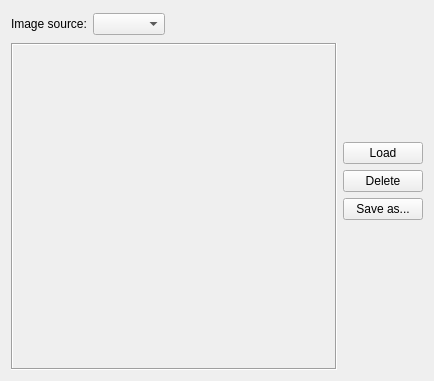
<?xml version="1.0" encoding="UTF-8"?>
<ui version="4.0">
 <class>CoverEditor</class>
 <widget class="QWidget" name="CoverEditor">
  <property name="geometry">
   <rect>
    <x>0</x>
    <y>0</y>
    <width>434</width>
    <height>381</height>
   </rect>
  </property>
  <property name="windowTitle">
   <string notr="true">Cover Editor</string>
  </property>
  <layout class="QGridLayout" name="gridLayout">
   <item row="0" column="0" colspan="2">
    <layout class="QHBoxLayout" name="horizontalLayout">
     <item>
      <widget class="QLabel" name="label">
       <property name="text">
        <string>Image source:</string>
       </property>
      </widget>
     </item>
     <item>
      <widget class="QComboBox" name="sourceComboBox"/>
     </item>
     <item>
      <spacer name="horizontalSpacer">
       <property name="orientation">
        <enum>Qt::Horizontal</enum>
       </property>
       <property name="sizeHint" stdset="0">
        <size>
         <width>210</width>
         <height>26</height>
        </size>
       </property>
      </spacer>
     </item>
    </layout>
   </item>
   <item row="1" column="0" rowspan="5">
    <widget class="QFrame" name="frame">
     <property name="sizePolicy">
      <sizepolicy hsizetype="Expanding" vsizetype="Preferred">
       <horstretch>0</horstretch>
       <verstretch>0</verstretch>
      </sizepolicy>
     </property>
     <property name="frameShape">
      <enum>QFrame::Box</enum>
     </property>
     <property name="frameShadow">
      <enum>QFrame::Sunken</enum>
     </property>
    </widget>
   </item>
   <item row="1" column="1">
    <spacer name="verticalSpacer_2">
     <property name="orientation">
      <enum>Qt::Vertical</enum>
     </property>
     <property name="sizeHint" stdset="0">
      <size>
       <width>20</width>
       <height>40</height>
      </size>
     </property>
    </spacer>
   </item>
   <item row="2" column="1">
    <widget class="QPushButton" name="loadButton">
     <property name="text">
      <string>Load</string>
     </property>
    </widget>
   </item>
   <item row="3" column="1">
    <widget class="QPushButton" name="deleteButton">
     <property name="text">
      <string>Delete</string>
     </property>
    </widget>
   </item>
   <item row="4" column="1">
    <widget class="QPushButton" name="saveAsButton">
     <property name="text">
      <string>Save as...</string>
     </property>
    </widget>
   </item>
   <item row="5" column="1">
    <spacer name="verticalSpacer">
     <property name="orientation">
      <enum>Qt::Vertical</enum>
     </property>
     <property name="sizeHint" stdset="0">
      <size>
       <width>20</width>
       <height>150</height>
      </size>
     </property>
    </spacer>
   </item>
  </layout>
 </widget>
 <resources/>
 <connections/>
</ui>
